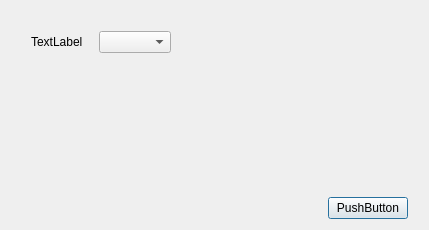
<?xml version="1.0" encoding="UTF-8"?>
<ui version="4.0">
 <class>DSetDialog</class>
 <widget class="QDialog" name="DSetDialog">
  <property name="geometry">
   <rect>
    <x>0</x>
    <y>0</y>
    <width>429</width>
    <height>230</height>
   </rect>
  </property>
  <property name="windowTitle">
   <string>Dialog</string>
  </property>
  <layout class="QVBoxLayout" name="verticalLayout">
   <item>
    <spacer name="verticalSpacer_2">
     <property name="orientation">
      <enum>Qt::Vertical</enum>
     </property>
     <property name="sizeType">
      <enum>QSizePolicy::Fixed</enum>
     </property>
     <property name="sizeHint" stdset="0">
      <size>
       <width>20</width>
       <height>20</height>
      </size>
     </property>
    </spacer>
   </item>
   <item>
    <layout class="QHBoxLayout" name="horizontalLayout">
     <item>
      <spacer name="horizontalSpacer_2">
       <property name="orientation">
        <enum>Qt::Horizontal</enum>
       </property>
       <property name="sizeType">
        <enum>QSizePolicy::Fixed</enum>
       </property>
       <property name="sizeHint" stdset="0">
        <size>
         <width>20</width>
         <height>20</height>
        </size>
       </property>
      </spacer>
     </item>
     <item>
      <widget class="QLabel" name="label_Lan">
       <property name="text">
        <string>TextLabel</string>
       </property>
      </widget>
     </item>
     <item>
      <spacer name="horizontalSpacer">
       <property name="orientation">
        <enum>Qt::Horizontal</enum>
       </property>
       <property name="sizeType">
        <enum>QSizePolicy::Fixed</enum>
       </property>
       <property name="sizeHint" stdset="0">
        <size>
         <width>10</width>
         <height>20</height>
        </size>
       </property>
      </spacer>
     </item>
     <item>
      <widget class="QComboBox" name="comboBox_Lan"/>
     </item>
     <item>
      <spacer name="horizontalSpacer_3">
       <property name="orientation">
        <enum>Qt::Horizontal</enum>
       </property>
       <property name="sizeHint" stdset="0">
        <size>
         <width>40</width>
         <height>20</height>
        </size>
       </property>
      </spacer>
     </item>
    </layout>
   </item>
   <item>
    <spacer name="verticalSpacer">
     <property name="orientation">
      <enum>Qt::Vertical</enum>
     </property>
     <property name="sizeHint" stdset="0">
      <size>
       <width>20</width>
       <height>122</height>
      </size>
     </property>
    </spacer>
   </item>
   <item>
    <layout class="QHBoxLayout" name="horizontalLayout_2">
     <item>
      <spacer name="horizontalSpacer_5">
       <property name="orientation">
        <enum>Qt::Horizontal</enum>
       </property>
       <property name="sizeHint" stdset="0">
        <size>
         <width>40</width>
         <height>20</height>
        </size>
       </property>
      </spacer>
     </item>
     <item>
      <widget class="QPushButton" name="pushButton_save">
       <property name="text">
        <string>PushButton</string>
       </property>
      </widget>
     </item>
     <item>
      <spacer name="horizontalSpacer_4">
       <property name="orientation">
        <enum>Qt::Horizontal</enum>
       </property>
       <property name="sizeType">
        <enum>QSizePolicy::Fixed</enum>
       </property>
       <property name="sizeHint" stdset="0">
        <size>
         <width>10</width>
         <height>20</height>
        </size>
       </property>
      </spacer>
     </item>
    </layout>
   </item>
  </layout>
 </widget>
 <resources/>
 <connections/>
</ui>
